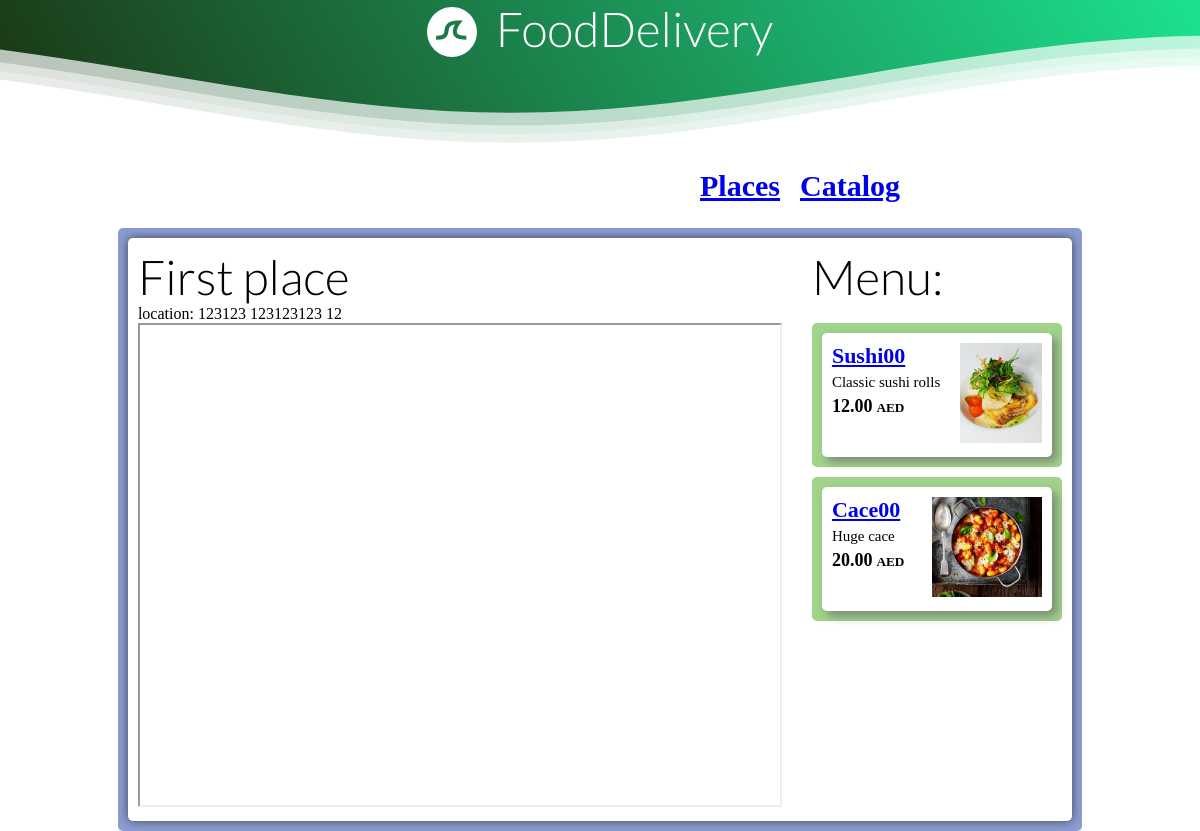
Page /organizations/first_place/ on the committed database.
### places/models.py (models this page shows, shortened)
class Organization(models.Model):
	slug		= models.SlugField(max_length=60, db_index=True, unique=True)
	name 		= models.CharField(max_length=60)
	location	= models.TextField()
	products	= models.ManyToManyField(Product)
	class Meta:
		ordering = ('name', )

### catalog/models.py (models this page shows, shortened)
class Product(models.Model):
	slug		= models.SlugField(max_length=60, db_index=True, unique=True)
	title 		= models.CharField(max_length=60)
	price		= models.DecimalField(max_digits=10, decimal_places=2)
	description	= models.TextField()
	recipe		= models.TextField()
	weight		= models.DecimalField(max_digits=10, decimal_places=2)
	created		= models.DateTimeField(auto_now_add=True)
	class Meta:
		ordering = ('created', 'title')
	def get_absolute_url(self):
		return reverse("catalog:product_detail", kwargs={"slug": self.slug})

class Image(models.Model):
	product = models.ForeignKey(Product, default=None, related_name='images', on_delete=models.CASCADE)
	image = models.ImageField(upload_to='products/%Y%m%d')

### places/views.py (the view)
# urls.py: path('<slug:slug>/', place_detail, name='place_detail')
def place_detail(request, slug):
	place = Organization.objects.get(slug=slug)
	return render(request, 'places/place_detail.html', {'place': place})

### places/templates/places/place_detail.html
{% extends 'base.html' %}
{% block content %}
<div class="centered place-item-list">
	<div class="inline">
		<div>
			<h1>{{ place.name }}</h1>
			<div>
				location: {{ place.location }}
			</div>
			<div id="map">
				<iframe src="https://www.google.com.qa/maps/d/embed?mid=191rI7jWetnkI9hcRO-nHm6WYNn8nrNg&ehbc=2E312F" width="640" height="480"></iframe>
			</div>
		</div>
		<div style="margin-left: 10px">
			<h1>
				Menu:
			</h1>
			<br>
			<br>
			{% for prod in place.products.all %}
			<div class="catalog-item" style="margin-bottom: 10px;">
				<div class="inline">
					<div>
						<h3>
							<a href="{{ prod.get_absolute_url }}">
								{{ prod.title|truncatechars:10 }}
							</a>
						</h3>
						<div class="catalog-item-description">
							{{ prod.description|truncatewords:7|truncatechars:40|linebreaks }}
						</div>
						<div>
							<h4 style="display: inline;">{{ prod.price }}</h4> <h5 style="display: inline;">AED</h5>
						</div>
					</div>
					<div class="catalog-item-image">
						<img src="{{ prod.images.all.0.image.url }}">
					</div>
				</div>
			</div>
		{% endfor %}
		</div>
	</div>
</div>
{% endblock %}

### catalog/static/css/style.css (style rules this page uses)
body { margin:0; }
h1 { font-family: 'Lato', sans-serif; font-weight:300; font-size:48px; height: fit-content; margin: 0; display: inline; }
.centered { width: fit-content; margin: 0 auto; }
.inline { display: flex; gap: 20px; }
h3 { margin: 0px; font-size: 22px; }
h4 { font-size: 18px; }
.catalog-item { background-color: rgb(161, 212, 139); border-radius: 5px; padding: 10px; height: fit-content; }
.catalog-item > div { background-color: white; box-shadow: 5px 5px 10px rgba(107, 107, 107, 0.7); border-radius: 5px; padding: 10px; }
.catalog-item-description { font-size: 15px; margin-top: -10px; margin-bottom: -10px; max-width: 200px; }
.catalog-item-image > img { max-width: 125px; max-height: 100px }
.catalog-item-image { position: relative; margin-right: 0; margin-left: auto; }
.place-item-list { background-color: rgb(139, 156, 212); border-radius: 5px; padding: 10px; height: fit-content; }
.place-item-list > div { min-width: 300px; background-color: white; box-shadow: 0px 0px 10px rgba(56, 56, 56, 0.9); border-radius: 5px; padding: 10px; height: fit-content; }

### rows in the picture
Organization: name "First place", location "123123 123123123 12"
Product: title "Sushi00", description "Classic sushi rolls", price "12.00", images.all.0.image (picture)
Product: title "Cace00", description "Huge cace", price "20.00", images.all.0.image (picture)
